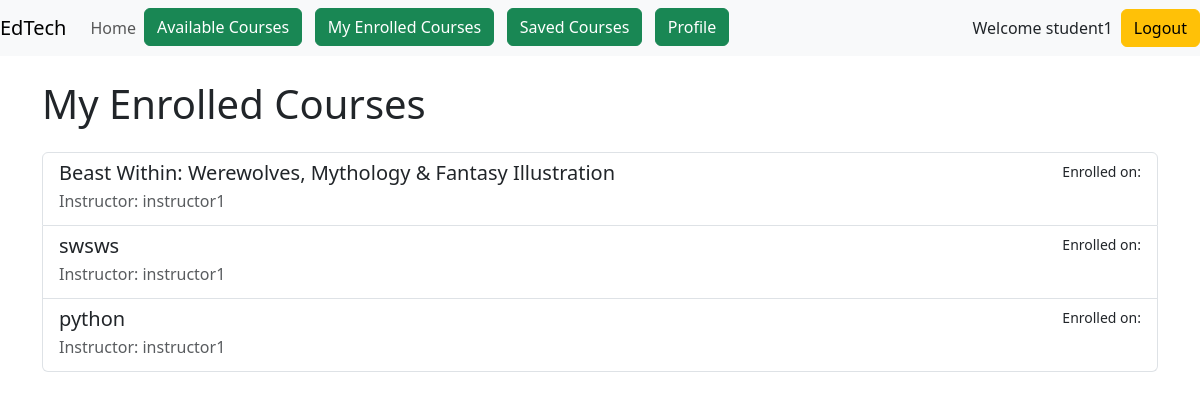
Screenshot of /courses/my-enrollments/ (signed in) with the database file from the repository.
### accounts/models.py (models this page shows, shortened)
class User(AbstractUser):
    name = models.CharField(max_length=70, default='name')
    contact = models.CharField(max_length=13)
    user_type = models.CharField(
        max_length=1,
        choices=(
            ('I', "Instructor"),
            ('S', "Student"),
        ),
    )

### courses/models.py (models this page shows, shortened)
class Enrollment(models.Model):
    STATUS_CHOICES = (
        ('pending', 'Pending'),
        ('accepted', 'Accepted'),
        ('rejected', 'Rejected'),
    )
    course = models.ForeignKey(Course, on_delete=models.CASCADE)
    student = models.ForeignKey(User, on_delete=models.CASCADE)
    enrollment_date = models.DateTimeField(auto_now_add=True)
    status = models.CharField(max_length=20, choices=STATUS_CHOICES, default='pending')
    notes = models.TextField(blank=True,null=True)
    class Meta:
        unique_together = ('course', 'student')

class Course(models.Model):
    instructor = models.ForeignKey(User, on_delete=models.CASCADE)
    title = models.CharField(max_length=200)
    description = models.TextField()
    category = models.CharField(max_length=100)
    price = models.DecimalField(max_digits=10, decimal_places=2)
    start_date = models.DateField()
    end_date = models.DateField()
    created_at = models.DateTimeField(auto_now_add=True)
    image = models.ImageField(upload_to='course_images/', blank=True, null=True)

### courses/views.py (the view)
# urls.py: path('my-enrollments/', views.my_enrolled_courses, name='my_enrolled_courses'),
@login_required
def my_enrolled_courses(request):
    if not is_student(request.user):
        messages.error(request, "Only students can view enrolled courses.")
        return redirect('home')
    enrolled_courses = Enrollment.objects.filter(student=request.user)
    return render(request, 'courses/my_enrolled_courses.html', {'enrolled_courses': enrolled_courses})

### courses/views.py (called while the page is built)
def is_student(user):
    return user.is_authenticated and user.user_type == 'S'

### courses/templates/courses/my_enrolled_courses.html
{% extends 'base.html' %}
{% block main %}
<div class="container mt-4">
    <h1 class="mb-4">My Enrolled Courses</h1>
    <div class="list-group">
        {% for enrolled_course in enrolled_courses %}
        <a href="{% url 'course_detail' enrolled_course.course.id %}" class="list-group-item list-group-item-action">
            <div class="d-flex w-100 justify-content-between">
                <h5 class="mb-1">{{ enrolled_course.course.title }}</h5>
                <small>Enrolled on: {{ enrolled_course.enrolled_on|date:"M d, Y" }}</small>
            </div>
            <p class="mb-1 text-muted">Instructor: {{ enrolled_course.course.instructor.username }}</p>
        </a>
        {% empty %}
        <div class="alert alert-info">
            You haven't enrolled in any courses yet.
            <a href="{% url 'course_list' %}" class="alert-link">Browse available courses.</a>
        </div>
        {% endfor %}
    </div>
</div>
{% endblock %}

### templates/base.html (shortened to what this page needs)
<!doctype html>
<html lang="en">
    <head>
        <link
            href="https://cdn.jsdelivr.net/npm/bootstrap@5.3.2/dist/css/bootstrap.min.css"
            rel="stylesheet"
        />
    </head>
    <body>
        <header>
             <nav class="navbar navbar-expand-md navbar-light bg-light">
                <a class="navbar-brand" href="{% url 'home' %}">EdTech</a>
                <div class="collapse navbar-collapse" id="collapsibleNavId">
                    <ul class="navbar-nav mr-auto mt-2 mt-lg-0">
                        <li class="nav-item active">
                            <a class="nav-link" href="{% url "home" %}">Home </a>
                        </li>
                        {% if request.user.is_authenticated %}
                            {% if request.user.user_type == 'I' %}
                                <li class="nav-item">
                                     <a class="btn btn-success" href="{% url 'course_create'%}"> Post Course </a>
                                </li>
                                &nbsp;
                                &nbsp;
                                <li class="nav-item">
                                    <a class="btn btn-success" href="{% url 'my_courses' %}"> My Courses </a>
                                </li>
                            {% elif request.user.user_type == 'S' %}
                                <li class="nav-item">
                                 <a class="btn btn-success" href="{% url 'course_list'%}"> Available Courses </a>
                                </li>
                                <li class="nav-item">
                                    <a class="btn btn-success" href="{% url 'my_enrolled_courses'%}"> My Enrolled Courses </a>
                                </li>
                                <li class="nav-item">
                                    <a class="btn btn-success" href="{% url 'saved_courses' %}"> Saved Courses </a>
                                </li>
                            {% endif %}
                            <li class="nav-item">
                                <a class="btn btn-success" href="{% url 'profile_details' %}"> Profile </a>
                            </li>
                        {% endif %}
                    </ul>
                </div>
                <ul class="navbar-nav ml-auto mt-2 mt-lg-0">
                    {% if not request.user.is_authenticated %}
                        <li class="nav-item" style="list-style-type:none;">
                             <a class="btn btn-success" href="{% url 'login'%}"> Login </a>
                        </li>
                        &nbsp;
                        &nbsp;
                        <li class="nav-item" style="list-style-type:none;">
                            <a class="btn btn-success" href="{% url 'register'%}"> Register </a>
                        </li>
                    {% else %}
                        <p class="my-auto me-2"> Welcome {{request.user.username}}</p>
                        <a class="btn btn-warning" href="{% url "logout" %}">Logout</a>
                    {% endif %}
                </ul>
             </nav>
        </header>
        <main>
            {% block main %}
            {% endblock main %}
        </main>
    </body>
</html>

### rows the page displays
User: user.username "student1"
Enrollment: course "Beast Within: Werewolves, Mythology & Fantasy Illustration", course.instructor.username "instructor1"
Enrollment: course "swsws", course.instructor.username "instructor1"
Enrollment: course "python", course.instructor.username "instructor1"
